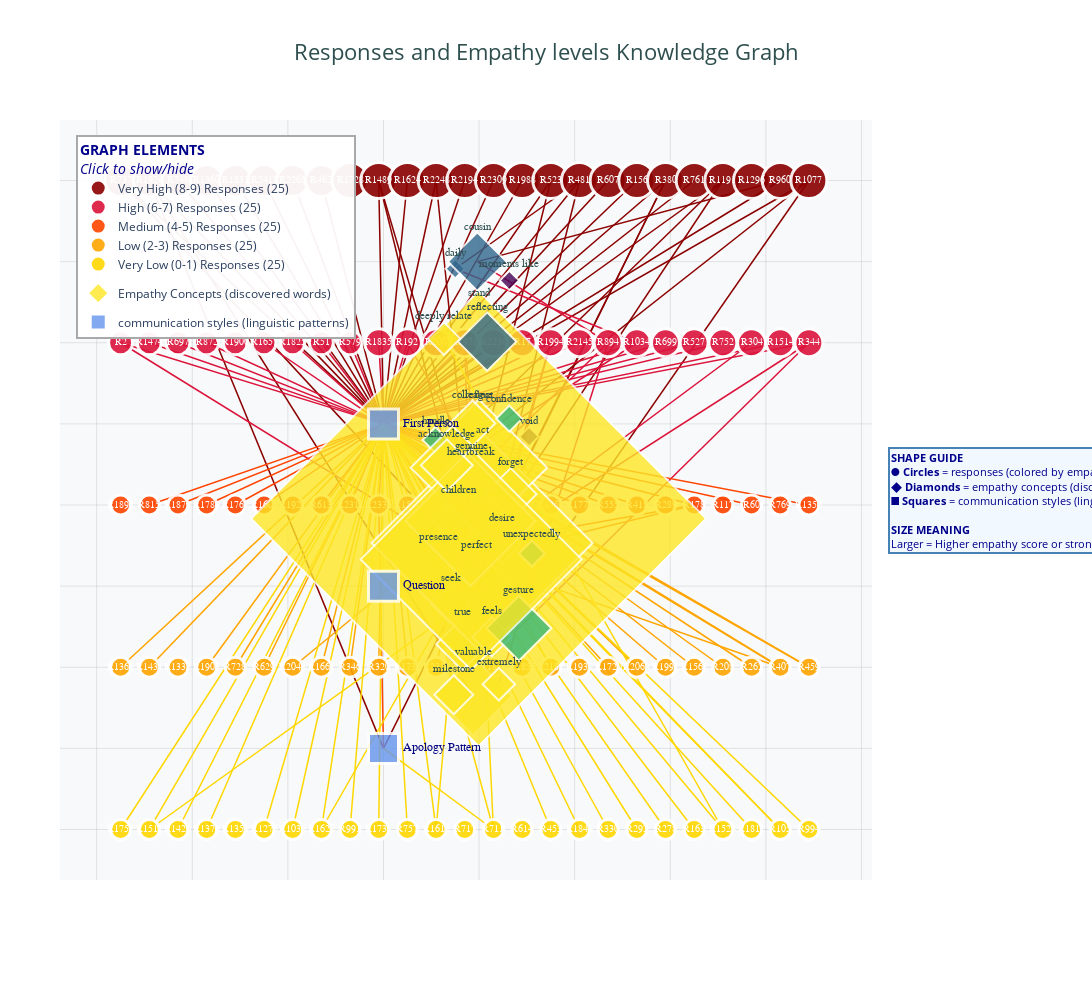

Here is the notebook cell this chart was saved with:
### Code cell
def create_graph_vis(sampled_graph, df, level_info):
    def create_level_based_layout(G, level_info):
        pos = {}       
        for level_name, info in level_info.items():
            if not info['indices']:
                continue
                
            y_pos = level_y_positions[level_name]
            level_response_nodes = [f"response_{idx}" for idx in info['indices']]
            level_nodes_in_graph = [node for node in level_response_nodes if node in G]
            
            for i, node in enumerate(level_nodes_in_graph):
                x_pos = (i - len(level_nodes_in_graph)/2) * 3
                pos[node] = (x_pos, y_pos)
        
        concept_nodes = [n for n in G.nodes() if 'concept_' in str(n)]
        if concept_nodes:
            concept_subgraph = G.subgraph(concept_nodes)
            concept_pos = nx.spring_layout(concept_subgraph, k=2, iterations=50)
            for node, (x, y) in concept_pos.items():
                pos[node] = (x * 6, y * 3)
        
        pattern_nodes = [n for n in G.nodes() if 'pattern_' in str(n)]
        for i, node in enumerate(pattern_nodes):
            pos[node] = (-10, i * 2 - len(pattern_nodes))
            
        return pos
    
    pos = create_level_based_layout(sampled_graph, level_info)
    
    traces = []
    
    colored_edge_traces = create_colored_edges(sampled_graph, df, level_info, pos)
    traces.extend(colored_edge_traces)
    
    for level_name, info in level_info.items():
        if not info['indices']:
            continue
            
        level_response_nodes = [f"response_{idx}" for idx in info['indices']]
        level_nodes_in_graph = [node for node in level_response_nodes if node in sampled_graph]
        
        if not level_nodes_in_graph:
            continue
        
        response_x = [pos[node][0] for node in level_nodes_in_graph]
        response_y = [pos[node][1] for node in level_nodes_in_graph]
        
        response_texts = []
        response_hover = []
        response_sizes = []
        
        for node in level_nodes_in_graph:
            idx = int(node.split('_')[1])
            row = df.loc[idx]
            
            response_texts.append(f"R{idx}")
            
            connected_concepts = [n for n in sampled_graph.neighbors(node) if 'concept_' in str(n)]
            concept_names = [n.replace('concept_', '') for n in connected_concepts]
            
            txt = f"<b>Response {idx}</b><br>"
            txt += f"Empathy Level: {level_name}<br>"
            txt += f"Empathy Score: {row.get('EmpathyQ_1', 0):.2f}<br>"
                        
            txt += f"Connected Concepts: {len(connected_concepts)}<br>"
            if concept_names:
                txt += f"Key Words: {', '.join(concept_names[:3])}<br>"
            
            response_text = str(row['Response'])[:80] + "..." if len(str(row['Response'])) > 80 else str(row['Response'])
            txt += f"<br>Text: <i>{response_text}</i>"
            
            response_hover.append(txt)
            response_sizes.append(max(row.get('EmpathyQ_1', 5) * 4, 20))
        
        traces.append(go.Scatter(
            x=response_x, y=response_y,
            mode='markers+text',
            marker=dict(
                size=response_sizes,
                color=level_colors[level_name],
                symbol='circle',  # Explicitly set symbol
                line=dict(width=3, color='white'),
                opacity=0.9
            ),
            text=response_texts,
            textposition="middle center",
            textfont=dict(size=10, color='white', family="Arial Black"),
            hovertext=response_hover,
            hoverinfo='text',
            name=f'{level_name} Responses ({len(level_nodes_in_graph)})',
            legendgroup="responses",
            showlegend=True
        ))
    
    concept_nodes = [n for n in sampled_graph.nodes() if 'concept_' in str(n)]
    if concept_nodes:
        concept_x = [pos[node][0] for node in concept_nodes]
        concept_y = [pos[node][1] for node in concept_nodes]
        
        concept_sizes, concept_colors = color_size_concept_nodes(sampled_graph, concept_nodes)
        
        concept_text = [node.replace('concept_', '') for node in concept_nodes]
        concept_hover = create_txt_concept_nodes(sampled_graph, df, concept_nodes)
        
        traces.append(go.Scatter(
            x=concept_x, y=concept_y,
            mode='markers+text',
            marker=dict(
                size=concept_sizes,
                color=concept_colors,
                colorscale='Viridis',
                symbol='diamond',
                line=dict(width=2, color='white'),
                opacity=0.8,
                showscale=False
            ),
            text=concept_text,
            textposition="top center",
            textfont=dict(size=11, color='darkslategray', family="Arial"),
            hovertext=concept_hover,
            hoverinfo='text',
            name='Empathy Concepts (discovered words)',
            legendgroup="concepts",
            showlegend=True
        ))
    
    pattern_nodes = [n for n in sampled_graph.nodes() if 'pattern_' in str(n)]
    if pattern_nodes:
        pattern_x = [pos[node][0] for node in pattern_nodes]
        pattern_y = [pos[node][1] for node in pattern_nodes]
        pattern_text = [node.replace('pattern_', '').replace('_', ' ').title() for node in pattern_nodes]
        
        pattern_hover = pattern_node_txt(sampled_graph, pattern_nodes)
        
        traces.append(go.Scatter(
            x=pattern_x, y=pattern_y,
            mode='markers+text',
            marker=dict(
                size=30,
                color='cornflowerblue',
                symbol='square',  # Explicitly set symbol
                line=dict(width=3, color='white'),
                opacity=0.8
            ),
            text=pattern_text,
            textposition="middle right",
            textfont=dict(size=12, color='navy', family="Arial Bold"),
            hovertext=pattern_hover,
            hoverinfo='text',
            name='communication styles (linguistic patterns)',
            legendgroup="patterns",
            showlegend=True
        ))
        
    
    fig = go.Figure(
        data=traces,
        layout=go.Layout(
            title=dict(
                text='Responses and Empathy levels Knowledge Graph<br>',
                x=0.5,
                font=dict(size=22, color='darkslategray')
            ),
            showlegend=True,
            legend=dict(
                x=0.02, y=0.98,
                bgcolor="rgba(255,255,255,0.95)",
                bordercolor="darkgray",
                borderwidth=2,
                font=dict(size=12),
                title=dict(
                    text="<b>GRAPH ELEMENTS</b><br><i>Click to show/hide</i>",
                    font=dict(size=14, color="darkblue")
                ),
                grouptitlefont=dict(size=13)
            ),
            hovermode='closest',
            margin=dict(b=120, l=60, r=220, t=120),
            annotations=[
                dict(
                    text="<b>SHAPE GUIDE</b><br>" +
                         "● <b>Circles</b> = responses (colored by empathy level)<br>" +
                         "◆ <b>Diamonds</b> = empathy concepts (discovered words)<br>" +
                         "■ <b>Squares</b> = communication styles (linguistic patterns)<br>" +
                         "<br><b>SIZE MEANING</b><br>" +
                         "Larger = Higher empathy score or stronger discovery",
                    showarrow=False,
                    xref="paper", yref="paper",
                    x=1.02, y=0.5,
                    xanchor='left', yanchor='middle',
                    font=dict(color="darkblue", size=11),
                    bgcolor="rgba(240,248,255,0.9)",
                    bordercolor="steelblue",
                    borderwidth=2,
                    align="left"
                ),
            ],
            xaxis=dict(
                showgrid=True, 
                gridwidth=1, 
                gridcolor='rgba(128,128,128,0.2)', 
                zeroline=False, 
                showticklabels=False,
                title=""
            ),
            yaxis=dict(
                showgrid=True, 
                gridwidth=1, 
                gridcolor='rgba(128,128,128,0.2)', 
                zeroline=False, 
                showticklabels=False,
                title=""
            ),
            plot_bgcolor='rgba(248,249,250,0.9)',
            paper_bgcolor='white',
            width=1700,
            height=1000
        )
    )
    
    return fig

graph_fig = create_graph_vis(sampled_graph, df, level_info)
graph_fig.show()
